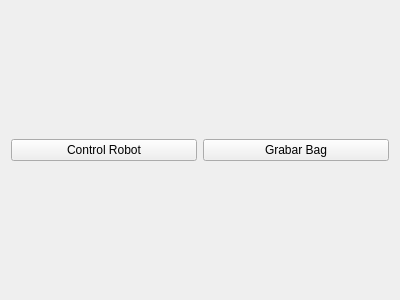
<?xml version="1.0" encoding="UTF-8"?>
<ui version="4.0">
 <class>Form</class>
 <widget class="QWidget" name="Form">
  <property name="geometry">
   <rect>
    <x>0</x>
    <y>0</y>
    <width>400</width>
    <height>300</height>
   </rect>
  </property>
  <property name="windowTitle">
   <string>Form</string>
  </property>
  <layout class="QGridLayout" name="gridLayout_2">
   <item row="0" column="0">
    <layout class="QGridLayout" name="gridLayout">
     <item row="0" column="0">
      <widget class="QPushButton" name="control_robot_button">
       <property name="text">
        <string>Control Robot</string>
       </property>
      </widget>
     </item>
     <item row="0" column="1">
      <widget class="QPushButton" name="record_bag_button">
       <property name="text">
        <string>Grabar Bag</string>
       </property>
      </widget>
     </item>
    </layout>
   </item>
  </layout>
 </widget>
 <resources/>
 <connections/>
</ui>
